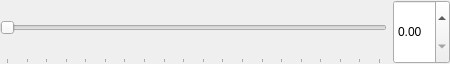
<?xml version="1.0" encoding="UTF-8"?>
<ui version="4.0">
 <class>DecimalEntry</class>
 <widget class="QWidget" name="DecimalEntry">
  <property name="geometry">
   <rect>
    <x>0</x>
    <y>0</y>
    <width>450</width>
    <height>64</height>
   </rect>
  </property>
  <property name="windowTitle">
   <string>Form</string>
  </property>
  <layout class="QHBoxLayout" name="horizontalLayout">
   <property name="leftMargin">
    <number>0</number>
   </property>
   <property name="topMargin">
    <number>0</number>
   </property>
   <property name="rightMargin">
    <number>0</number>
   </property>
   <property name="bottomMargin">
    <number>0</number>
   </property>
   <item>
    <widget class="QSlider" name="horizontalSlider">
     <property name="sizePolicy">
      <sizepolicy hsizetype="Expanding" vsizetype="Minimum">
       <horstretch>0</horstretch>
       <verstretch>0</verstretch>
      </sizepolicy>
     </property>
     <property name="minimumSize">
      <size>
       <width>20</width>
       <height>0</height>
      </size>
     </property>
     <property name="toolTip">
      <string/>
     </property>
     <property name="minimum">
      <number>50</number>
     </property>
     <property name="maximum">
      <number>1000</number>
     </property>
     <property name="orientation">
      <enum>Qt::Orientation::Horizontal</enum>
     </property>
     <property name="tickPosition">
      <enum>QSlider::TickPosition::TicksBelow</enum>
     </property>
     <property name="tickInterval">
      <number>50</number>
     </property>
    </widget>
   </item>
   <item>
    <widget class="QDoubleSpinBox" name="doubleSpinBox">
     <property name="sizePolicy">
      <sizepolicy hsizetype="Minimum" vsizetype="Minimum">
       <horstretch>0</horstretch>
       <verstretch>0</verstretch>
      </sizepolicy>
     </property>
     <property name="accelerated">
      <bool>true</bool>
     </property>
     <property name="correctionMode">
      <enum>QAbstractSpinBox::CorrectionMode::CorrectToNearestValue</enum>
     </property>
     <property name="showGroupSeparator" stdset="0">
      <bool>false</bool>
     </property>
    </widget>
   </item>
  </layout>
 </widget>
 <resources/>
 <connections/>
</ui>
